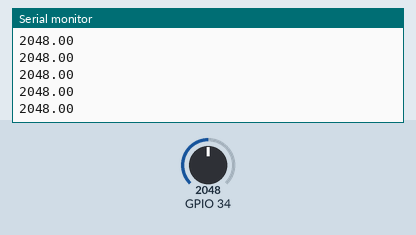
The sketch below on a simulated ESP32. On the bench: the last lines printed to the serial monitor. The inputs (shaded band) are chosen by the test bench; at power-on: GPIO 34 = 2048.

Above: at 1.2 s.
1.3 s: GPIO 34 set to 2866
At 2.2 s:
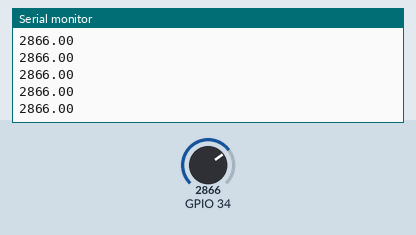
2.8 s: GPIO 34 set to 3603
At 3.7 s:
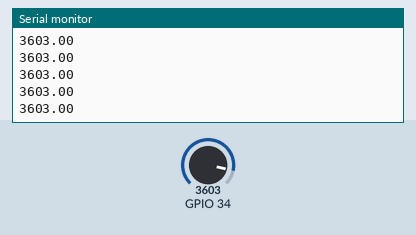
Timing chart, 0 to 5.8 s (numbered marks = the images above; inputs shaded):
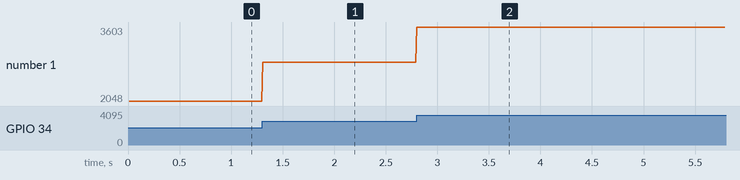

The sketch:

Codigomicrocontrolador.ino
```cpp
unsigned long t_actual;
unsigned long t_previo = 0;
int intervalo = 10;

void setup() {
  Serial.begin(115200);
}
float v;
void loop() {
  t_actual = millis();
  if (t_actual - t_previo >= intervalo){
    t_previo = t_actual;
    v = analogRead(34);
    Serial.println(v);
  }
}
```

Measured:
- after the input at 1.3 s, the serial monitor: prints a new line at once (image 1)
- after the input at 2.8 s, the serial monitor: prints a new line at once (image 2)
- plotted number 1: 2048 → 2866 after the input at 1.3 s, 2866 → 3603 after the input at 2.8 s
